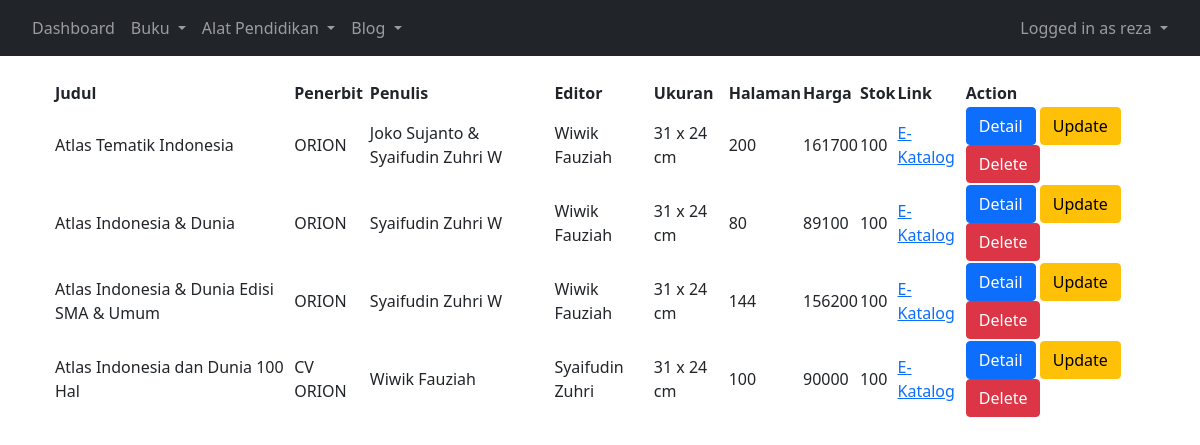
Screenshot of /viewbuku (signed in) with the database file from the repository.
### app/models.py (models this page shows, shortened)
class Buku(models.Model):
    id_buku = models.SlugField(primary_key=True, max_length=255)
    gambar = models.ImageField()
    judul = models.CharField(max_length=255)
    deskripsi = models.TextField()
    penerbit = models.CharField(max_length=100)
    penulis = models.CharField(max_length=100)
    editor = models.CharField(max_length=100)
    ukuran = models.CharField(max_length=50)
    halaman = models.IntegerField()
    sinopsis = models.TextField()
    harga = models.IntegerField()
    link = models.URLField()
    stok = models.IntegerField()

### app/views.py (the view)
# urls.py: path('viewbuku', views.buku, name='viewbuku'),
@login_required(login_url="/login")
def buku(request):
    buku = Buku.objects.all()
    return render(request, 'admin/viewbuku.html', {'buku':buku})

### app/templates/admin/viewbuku.html (shortened to what this page needs)
{% extends "admin/adminbase.html" %}
{% load static %}
{% block content %}
<div class="container mt-4 mb-4">
    <table id="myTable" class="display">
        <thead>
            <tr>
                <th>Judul</th>
                <th>Penerbit</th>
                <th>Penulis</th>
                <th>Editor</th>
                <th>Ukuran</th>
                <th>Halaman</th>
                <th>Harga</th>
                <th>Stok</th>
                <th>Link</th>
                <th>Action</th>
            </tr>
        </thead>
        <tbody>
            {% for i in buku %}
            <tr>
                <td>{{i.judul}}</td>
                <td>{{i.penerbit}}</td>
                <td>{{i.penulis}}</td>
                <td>{{i.editor}}</td>
                <td>{{i.ukuran}}</td>
                <td>{{i.halaman}}</td>
                <td>{{i.harga}}</td>
                <td>{{i.stok}}</td>
                <td><a href="{{i.link}}">E-Katalog</a></td>
                <td>
                    <button type="button" class="btn btn-primary" data-bs-toggle="modal" data-bs-target="#exampleModal"
                        data-image="{% static i.gambar.url %}"
                        data-desc="{{i.deskripsi}}"
                        data-sinops="{{i.sinopsis}}">
                        Detail
                    </button>
                    <a href="{% url 'updatebuku' i.id_buku %}">
                        <button type="button" class="btn btn-warning">Update</button>
                    </a>
                    <a href="{% url 'deletebuku' i.id_buku %}">
                        <button type="button" class="btn btn-danger">Delete</button>
                    </a>
                </td>
            </tr>
            {% endfor %}
        </tbody>
    </table>
</div>
{% endblock content %}

### app/templates/admin/adminbase.html (shortened to what this page needs)
<!DOCTYPE html>
<html>
<head>
    <link rel="stylesheet" href="https://cdnjs.cloudflare.com/ajax/libs/bootstrap/5.0.2/css/bootstrap.min.css">
    <link href="https://cdn.jsdelivr.net/npm/bootstrap@5.3.0/dist/css/bootstrap.min.css" rel="stylesheet">
    <link rel="stylesheet" href="https://cdn.jsdelivr.net/npm/bootstrap@5.0.0-alpha3/dist/css/bootstrap.min.css">
	<link rel="stylesheet" href="https://cdnjs.cloudflare.com/ajax/libs/bootstrap-datepicker/1.9.0/css/bootstrap-datepicker.min.css">
	<link rel="stylesheet" href="https://cdnjs.cloudflare.com/ajax/libs/font-awesome/4.7.0/css/font-awesome.min.css">
    <link rel="stylesheet" href="https://cdn.datatables.net/2.0.8/css/dataTables.dataTables.min.css">
</head>
<body>
<nav class="navbar navbar-expand-lg navbar-dark bg-dark">
    <div class="container-fluid">
        <div>
        <ul class="navbar-nav">
            <li class="nav-item">
            <a class="nav-link" href="/dashboard">Dashboard</a>
            </li>
            <li class="nav-item dropdown">
            <a class="nav-link dropdown-toggle" href="#" id="navbarDarkDropdownMenuLink" role="button" data-bs-toggle="dropdown" aria-expanded="false">
                Buku
            </a>
            </li>
            <li class="nav-item dropdown">
            <a class="nav-link dropdown-toggle" href="#" id="navbarDarkDropdownMenuLink" role="button" data-bs-toggle="dropdown" aria-expanded="false">
                Alat Pendidikan
            </a>
            </li>
            <li class="nav-item dropdown">
            <a class="nav-link dropdown-toggle" href="#" id="navbarDarkDropdownMenuLink" role="button" data-bs-toggle="dropdown" aria-expanded="false">
                Blog
            </a>
            </li>
        </ul>
        </div>
        <div>
        <ul class="navbar-nav">
            <li class="nav-item dropdown">
            <a class="nav-link dropdown-toggle" href="#" id="navbarDarkDropdownMenuLink" role="button" data-bs-toggle="dropdown" aria-expanded="false">
                Logged in as {{user.username}}
            </a>
        </ul>
        </div>
    </div>
</nav>
{% block content %}{% endblock content %}
</body>
</html>

### rows the page displays
Buku: judul "Atlas Tematik Indonesia", penerbit "ORION", penulis "Joko Sujanto & Syaifudin Zuhri W", editor "Wiwik Fauziah", ukuran "31 x 24 cm", halaman "200", harga "161700", stok "100"
Buku: judul "Atlas Indonesia & Dunia", penerbit "ORION", penulis "Syaifudin Zuhri W", editor "Wiwik Fauziah", ukuran "31 x 24 cm", halaman "80", harga "89100", stok "100"
Buku: judul "Atlas Indonesia & Dunia Edisi SMA & Umum", penerbit "ORION", penulis "Syaifudin Zuhri W", editor "Wiwik Fauziah", ukuran "31 x 24 cm", halaman "144", harga "156200", stok "100"
Buku: judul "Atlas Indonesia dan Dunia 100 Hal", penerbit "CV ORION", penulis "Wiwik Fauziah", editor "Syaifudin Zuhri", ukuran "31 x 24 cm", halaman "100", harga "90000", stok "100"

### other values shown
{{ user.username }} "reza"
